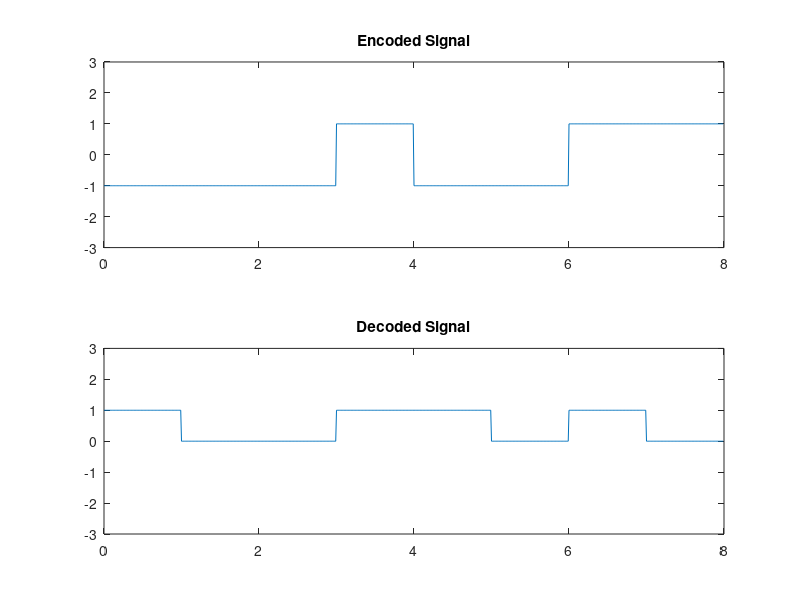

Source code (MATLAB):
clc;
clear all;
close all;
data = [1 0 0 1 1 0 1 0];
point = 100;
status = 1;

%Encoded_Signal
%previous one : positive
% 0 -> same
% 1 -> alternate

encoded_signal = zeros(1,length(data)*point);
for i=1:length(data)
    if data(i) == 1
        status = -status;
    end
    encoded_signal((i-1)*point+1:i*point) = status;
end

size = 0:1/point:length(data)-1/point;

subplot(2,1,1);
plot(size,encoded_signal);
title('Encoded Signal');
ylim([-3,3]);

%Decoded_Signal
%previous one : positive
%same as before -> 0
%alternate -> 1

status = 1;
decoded_signal = zeros(1,length(encoded_signal));
for i=1:length(data)
    if encoded_signal(i*point)~=status
        decoded_signal((i-1)*point+1:i*point) = 1
        status = -status;      
    end
end
    
subplot(2,1,2);
plot(size,decoded_signal);
title('Decoded Signal');
ylim([-3,3]);
